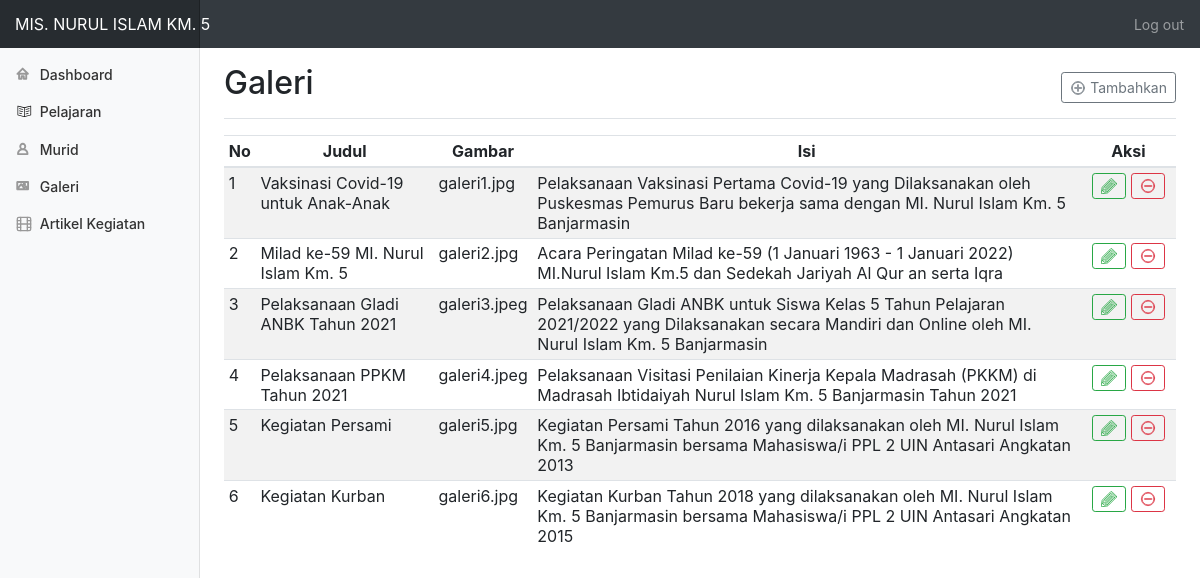
Page /admin/galeri.php (signed in) on the committed database.
### tables this page shows
CREATE TABLE `galeri` (
  `id` int(11) NOT NULL,
  `title` varchar(50) NOT NULL,
  `img` varchar(25) NOT NULL,
  `body` text NOT NULL
);

### admin/galeri.php (the view, shortened to what this page needs)
<?php include("header.php") ?>
        <main role="main" class="col-md-9 ml-sm-auto col-lg-10 pt-3 px-4">
          <div class="d-flex justify-content-between flex-wrap flex-md-nowrap align-items-center pb-2 mb-3 border-bottom">
            <h1 class="h2">Galeri</h1>
            <div class="btn-toolbar mb-2 mb-md-0">
              <a class="btn btn-sm btn-outline-secondary" href="galeri-add.php">
                Tambahkan
                </a>
            </div>
          </div>
          <?php
            $query = mysqli_query($conn, "SELECT * FROM galeri");
            $no = 1;
          ?>
          <div class="table-responsive">
            <table class="table table-striped table-sm ">
              <thead>
                <tr>
                  <th class="text-center">No</th>
                  <th class="text-center">Judul</th>
                  <th class="text-center">Gambar</th>
                  <th class="text-center">Isi</th>
                  <th class="text-center">Aksi</th>
                </tr>
              </thead>
              <tbody>
                <?php while($row = mysqli_fetch_array($query)): ?>
                    <tr>
                    <td><?=$no++?></td>
                    <td><?=$row['title']?></td>
                    <td><?=$row['img']?></td>
                    <td><?=$row['body']?></td>
                    <td class="text-center" width="10%">
                    <a class="btn btn-sm btn-outline-success" href="galeri-edit.php?id=<?=$row['id']?>">
                </a>
                    <a class="btn btn-sm btn-outline-danger" onclick="return confirm('Ingin menghapus ?')" href="galeri-hapus.php?id=<?=$row['id']?>">
                </a>
            </td>
                    </tr>
                <?php endwhile ?>
              </tbody>
            </table>
          </div>
        </main>
      </div>
    </div>
</body>
</html>

### css/admin.css (style rules this page uses)
body { font-size: .875rem; }
.feather { width: 16px; height: 16px; vertical-align: text-bottom; }
.border-bottom { border-bottom: 1px solid #e5e5e5; }

### rows in the picture
galeri: title "Vaksinasi Covid-19 untuk Anak-Anak", img "galeri1.jpg", body "Pelaksanaan Vaksinasi Pertama Covid-19 yang Dilaksanakan oleh Puskesmas Pemurus Baru bekerja sama dengan MI. Nurul Islam Km. 5 Banjarmasin"
galeri: title "Milad ke-59 MI. Nurul Islam Km. 5", img "galeri2.jpg", body "Acara Peringatan Milad ke-59 (1 Januari 1963 - 1 Januari 2022) MI.Nurul Islam Km.5 dan Sedekah Jariyah Al Qur an serta Iqra"
galeri: title "Pelaksanaan Gladi ANBK Tahun 2021", img "galeri3.jpeg", body "Pelaksanaan Gladi ANBK untuk Siswa Kelas 5 Tahun Pelajaran 2021/2022 yang Dilaksanakan secara Mandiri dan Online oleh MI. Nurul Islam Km. 5 Banjarmasin"
galeri: title "Pelaksanaan PPKM Tahun 2021", img "galeri4.jpeg", body "Pelaksanaan Visitasi Penilaian Kinerja Kepala Madrasah (PKKM) di Madrasah Ibtidaiyah Nurul Islam Km. 5 Banjarmasin Tahun 2021"
galeri: title "Kegiatan Persami", img "galeri5.jpg", body "Kegiatan Persami Tahun 2016 yang dilaksanakan oleh MI. Nurul Islam Km. 5 Banjarmasin bersama Mahasiswa/i PPL 2 UIN Antasari Angkatan 2013"
galeri: title "Kegiatan Kurban", img "galeri6.jpg", body "Kegiatan Kurban Tahun 2018 yang dilaksanakan oleh MI. Nurul Islam Km. 5 Banjarmasin bersama Mahasiswa/i PPL 2 UIN Antasari Angkatan 2015"
